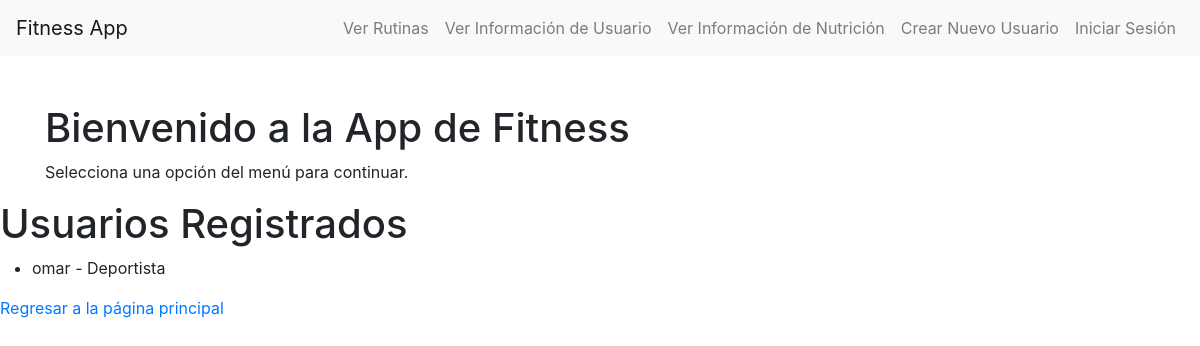
Before: /mycoach/mycoach/ with the older database file.
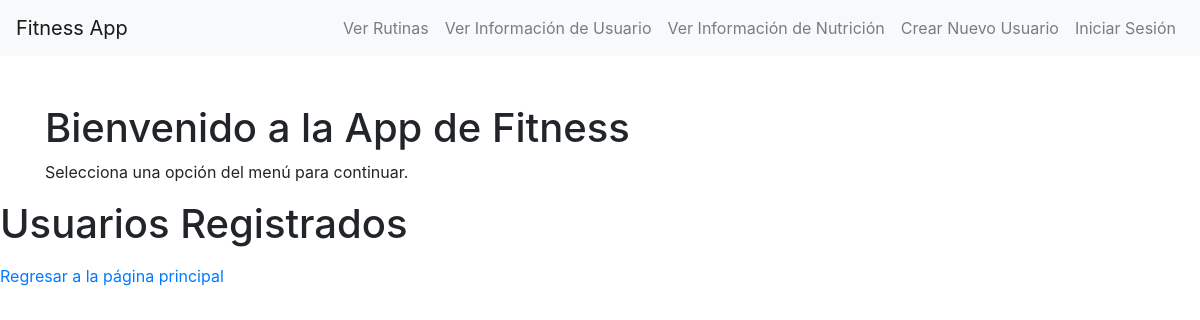
After: the same page with the newer database file.
### rutinas/models.py (models this page shows, shortened)
class Usuario(models.Model):
    ROL_CHOICES = [
        ('Administrador', 'Administrador'),
        ('Entrenador', 'Entrenador'),
        ('Deportista', 'Deportista')
    ]
    SEXO_CHOICES = [
        ('Masculino', 'Masculino'),
        ('Femenino', 'Femenino'),
        ('Otro', 'Otro')
    ]
    nombre = models.CharField(max_length=100)
    email = models.EmailField(unique=True)
    contrasena = models.CharField(max_length=255)
    rol = models.CharField(max_length=15, choices=ROL_CHOICES)
    edad = models.IntegerField()
    sexo = models.CharField(max_length=10, choices=SEXO_CHOICES)
    peso_actual = models.DecimalField(max_digits=5, decimal_places=2)
    altura_actual = models.DecimalField(max_digits=4, decimal_places=2, null=True, blank=True)
    fecha_nacimiento = models.DateField()
    fecha_registro = models.DateTimeField(auto_now_add=True)

### Mycoach/views.py (the view)
# urls.py: path('mycoach/', views.ver_usuarios, name='index'),
def ver_usuarios(request):
    usuarios = Usuario.objects.all()  # Obtiene todos los usuarios
    return render(request, 'usuarios.html', {'usuarios': usuarios})  # Renderiza la plantilla

### Mycoach/templates/usuarios.html (shortened to what this page needs)
{% extends 'index.html' %}
{% block content %}
<!DOCTYPE html>
<html>
<head>
</head>
<body>
    <h1>Usuarios Registrados</h1>
    <ul>
        {% for usuario in usuarios %}
            <li>{{ usuario.nombre }} - {{ usuario.rol }}</li>
        {% endfor %}
    </ul>
    <a href="{% url 'index' %}">Regresar a la página principal</a>
</body>
</html>
{% endblock %}

Changed rows visible on the page:
removed Usuario: nombre "omar", rol "Deportista"
